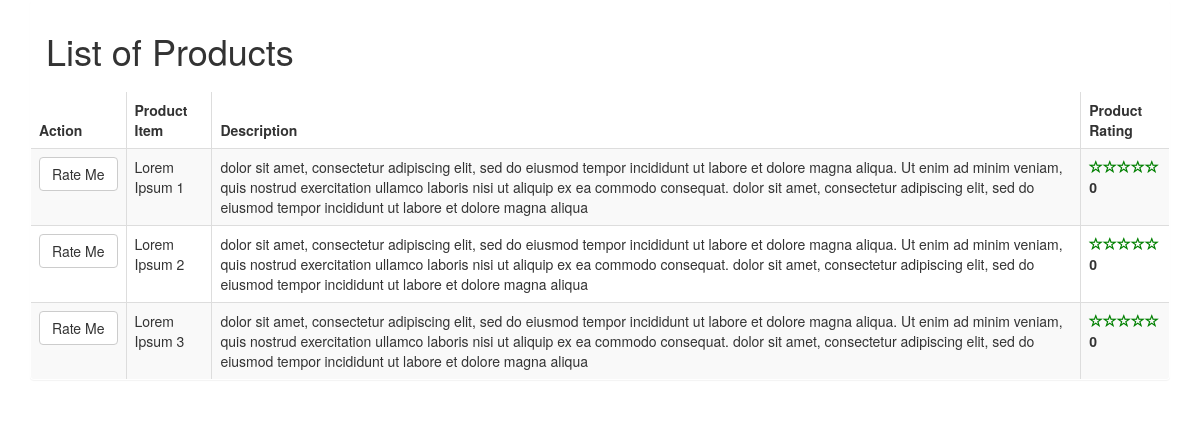
The page /demo/index.php on the database its author committed.
### tables this page shows
CREATE TABLE `products` (
  `p_id` tinyint(3) UNSIGNED NOT NULL,
  `p_item_name` varchar(50) NOT NULL,
  `p_price` tinyint(10) NOT NULL,
  `p_description` text NOT NULL,
  `p_rating` float NOT NULL DEFAULT '0',
  `p_slug` varchar(50) NOT NULL
);

### demo/application/controllers/Home.php (called while the page is built, shortened)
<?php
class Home extends CI_Controller{
	public function __construct(){
		$this->load->model('Products_list', 'products', TRUE);
	}
	public function landing($pages = 'product_list', $product = null){
		$this->load->helper('url');
		$data['list'] = $this->products->getProducts();
		$data['product'] = $this->products->getProducts($product);
		$data['title'] = ucfirst(preg_replace("/(\_+)/", " ", $pages));
		$this->load->view('templates/header', $data);
		$this->load->view('pages/' . $pages, $data);
		$this->load->view('templates/footer');
	}
}

### demo/index.php (called while the page is built, shortened)
<?php
require_once BASEPATH.'core/CodeIgniter.php';

### demo/application/models/Products_list.php (called while the page is built, shortened)
<?php
class Products_list extends CI_Model{
	public function getProducts($esc = null){
		$q = !is_null($esc) ? $this->db->get_where('products', array('p_slug' => $esc)) : $this->db->get('products');
		if($q->num_rows() > 0){
			return $q->result();
		} else{
			return flase;
		}
	}
}

### demo/application/views/pages/product_list.php (the view)
<section class="container">
	<div class="row">
		<div class="col-md-12">
			<div class="panel">
				<div class="panel-heading">
					<div class="panel-title">
						<h1>List of Products</h1>
					</div>
				</div>
				<table class="table table-bordered table-striped table-responsive">
					<thead>
						<tr>
							<th>Action</th>
							<th>Product Item</th>
							<th>Description</th>
							<th>Product Rating</th>
						</tr>
					</thead>
					<tbody>
						<?php foreach($list as $list): ?>
						<tr>
							<td><a class="btn btn-block btn-default" href="<?php echo base_url() . 'index.php/product/' . $list->p_slug?>" title="">Rate Me </a></td>
							<td><?php echo $list->p_item_name ?></td>
							<td><?php echo $list->p_description ?> </td>
							<td><span> <b>
								<?php
								for($i = 1; $i <= 5; $i++){
									if($i <= $list->p_rating){
										echo '<i style="color: green;" class="glyphicon glyphicon-star"></i>';
									} else{
										echo '<i style="color: green;" class="text-warning glyphicon glyphicon-star-empty"></i>';
									}
								} echo ' ' . round($list->p_rating,2);
								?></b></span>
							</td>
						</tr>
						<?php endforeach;?>
					</tbody>
				</table>
			</div>
		</div>
	</div>
</section>

### demo/application/views/templates/header.php (shortened to what this page needs)
<!DOCTYPE html>
<html lang="en">
<head>
	<link rel="stylesheet" href="<?php echo base_url() . 'asset/css/bootstrap.css' ?>"/>
</head>
<body>

### demo/application/views/templates/footer.php (shortened to what this page needs)
</body>
</html>

### rows shown on the page
products: p_item_name "Lorem Ipsum 1", p_description "dolor sit amet, consectetur adipiscing elit, sed do eiusmod tempor incididunt ut labore et dolore magna aliqua. Ut enim ad minim veniam, quis nostrud exercitation ullamco laboris nisi ut aliquip ex ea commodo consequat. dolor sit amet, consectetur adipiscing elit, sed do eiusmod tempor incididunt ut labore et dolore magna aliqua", p_rating "0"
products: p_item_name "Lorem Ipsum 2", p_description "dolor sit amet, consectetur adipiscing elit, sed do eiusmod tempor incididunt ut labore et dolore magna aliqua. Ut enim ad minim veniam, quis nostrud exercitation ullamco laboris nisi ut aliquip ex ea commodo consequat. dolor sit amet, consectetur adipiscing elit, sed do eiusmod tempor incididunt ut labore et dolore magna aliqua", p_rating "0"
products: p_item_name "Lorem Ipsum 3", p_description "dolor sit amet, consectetur adipiscing elit, sed do eiusmod tempor incididunt ut labore et dolore magna aliqua. Ut enim ad minim veniam, quis nostrud exercitation ullamco laboris nisi ut aliquip ex ea commodo consequat. dolor sit amet, consectetur adipiscing elit, sed do eiusmod tempor incididunt ut labore et dolore magna aliqua", p_rating "0"
